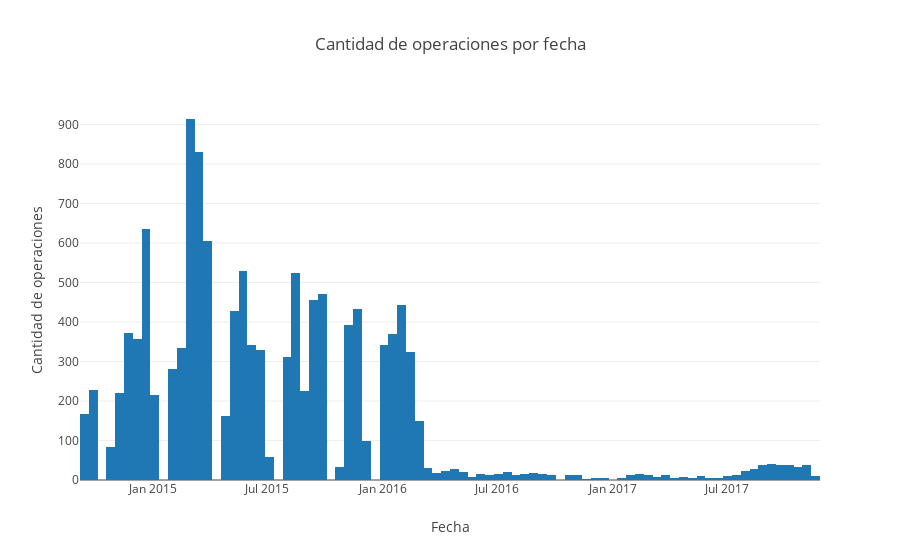

Source (notebook cell):
### Markdown cell above
## Actividad del usuario
¿Se pueden conocer hábitos del usuario por la actividad de su línea telefónica?

### Code cell
title = 'Cantidad de operaciones por fecha'
plotly.offline.iplot({"data":[go.Histogram(x=att["timestamp"])],"layout":{'title':title,"xaxis":{"title":"Fecha"},"yaxis":{"title":"Cantidad de operaciones"}}})

### Figure 1 — Plotly figure (JSON) as saved in the notebook; plotly's stock layout.template omitted (floating-point values rounded to 4 significant figures; data arrays with more than 128 entries replaced by an {"elided": "..."} marker saying what was removed)
{"data": [{"type": "histogram", "x": {"elided": "12369 str values"}}], "layout": {"title": "Cantidad de operaciones por fecha", "xaxis": {"title": "Fecha"}, "yaxis": {"title": "Cantidad de operaciones"}}}
